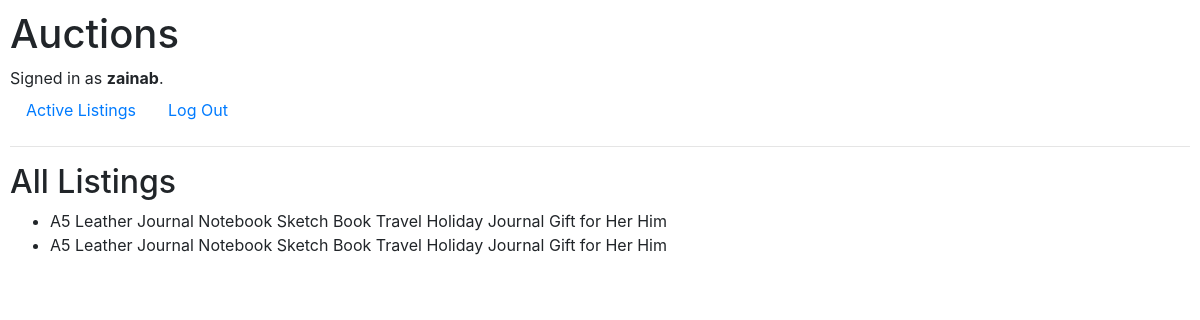
Screenshot of /listings (signed in) with the database file from the repository.
### auctions/models.py (models this page shows, shortened)
class User(AbstractUser):
    pass

class AuctionListing(models.Model):
    title = models.CharField(max_length=80)
    description = models.TextField()
    starting_bid = models.DecimalField(max_digits=10, decimal_places=2)
    current_price = models.DecimalField(max_digits=10, decimal_places=2)
    image_url = models.URLField(blank = True, null = True)
    category = models.CharField(max_length = 80, blank = True, null = True)

### auctions/views.py (the view)
# urls.py: path("listings", views.listings, name='listings'),
def listings(request):
    listings = AuctionListing.objects.all()
    return render(request, "auctions/listings.html", {
        'listings': listings  # sends listings data
    })

### auctions/templates/auctions/listings.html
{% extends "auctions/layout.html" %}
{% block body %}
    <h2>All Listings</h2>
    <ul>
        {% for listing in listings %}
            <li>{{ listing.title }}</li>
        {% endfor %}
    </ul>
{% endblock %}

### auctions/templates/auctions/layout.html (shortened to what this page needs)
{% load static %}
<!DOCTYPE html>
<html lang="en">
    <head>
        <link rel="stylesheet" href="https://stackpath.bootstrapcdn.com/bootstrap/4.4.1/css/bootstrap.min.css">
        <link href="{% static 'auctions/styles.css' %}" rel="stylesheet">
    </head>
    <body>
        <h1>Auctions</h1>
        <div>
            {% if user.is_authenticated %}
                Signed in as <strong>{{ user.username }}</strong>.
            {% else %}
                Not signed in.
            {% endif %}
        </div>
        <ul class="nav">
            <li class="nav-item">
                <a class="nav-link" href="{% url 'index' %}">Active Listings</a>
            </li>
            {% if user.is_authenticated %}
                <li class="nav-item">
                    <a class="nav-link" href="{% url 'logout' %}">Log Out</a>
                </li>
            {% endif %}
        </ul>
        <hr>
        {% block body %}
        {% endblock %}
    </body>
</html>

### auctions/static/auctions/styles.css (style rules this page uses)
body { padding: 10px; }

### rows the page displays
User: username "zainab"
AuctionListing: title "A5 Leather Journal Notebook Sketch Book Travel Holiday Journal Gift for Her Him"
AuctionListing: title "A5 Leather Journal Notebook Sketch Book Travel Holiday Journal Gift for Her Him"
